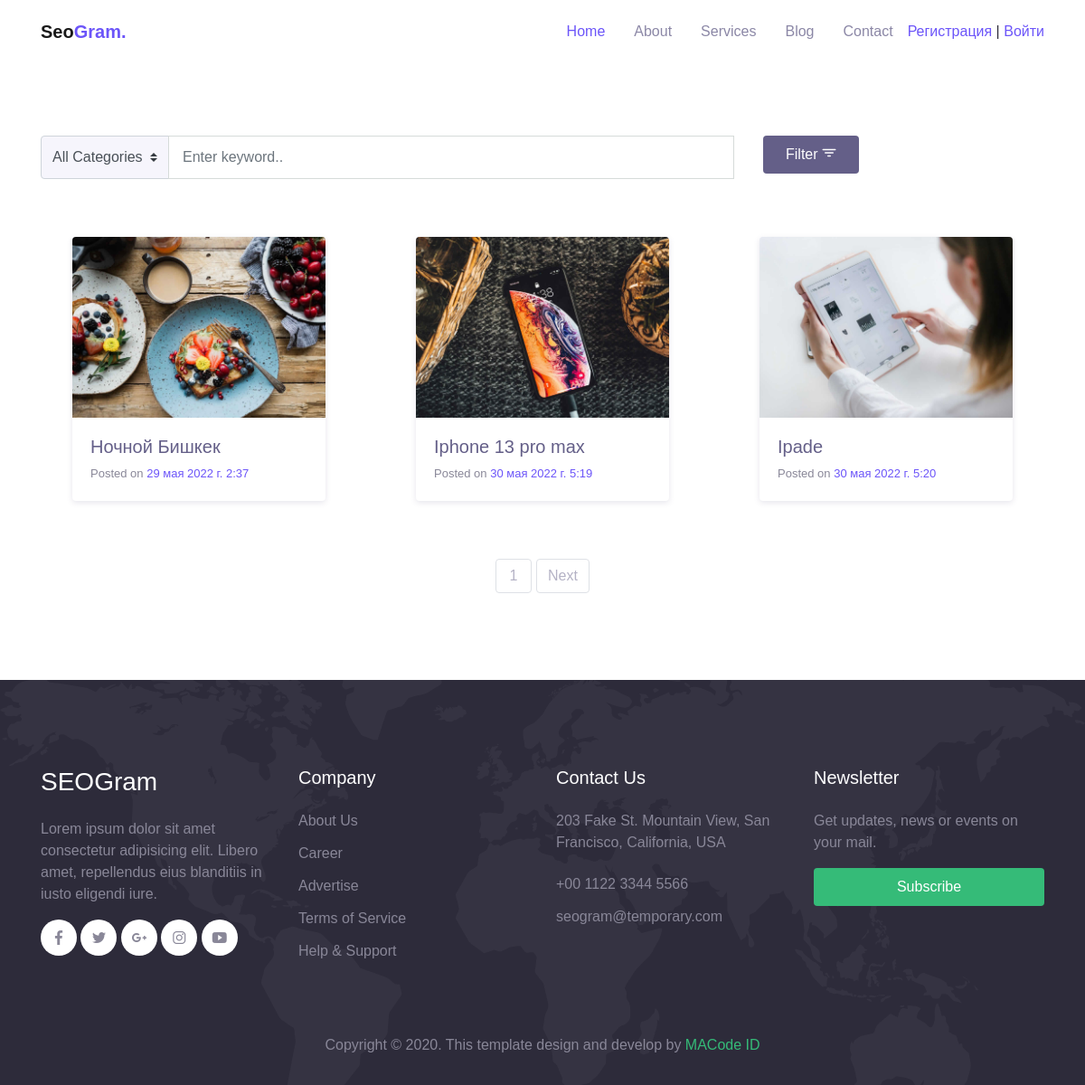
Screenshot of /blog/ with the database file from the repository.
### app/models.py (models this page shows, shortened)
class News(models.Model):
    CHOICES = (
        ('Travel', 'Travel'),
        ('LifeStyle', 'LifeStyle'),
        ('Healthy', 'Healthy'),
        ('Food', 'Food'))
    title = models.CharField(max_length=255)
    content = models.TextField(blank=True)
    image = models.FileField(upload_to='media/%Y/%m/%d', blank=True)
    created = models.DateTimeField(auto_now_add=True)
    view_post = models.IntegerField(blank=True, default='0')
    choice = models.CharField(max_length=255, choices=CHOICES)
    author = models.CharField(max_length=255)
    like = models.IntegerField(default='0')
    tags = models.CharField(max_length=255, blank=True)
    class Meta:
        verbose_name_plural = "Новости"

### app/views.py (the view)
# urls.py: path('blog/', blog, name='blog'),
def blog(request):
    search_post = request.GET.get('query')
    category_post = request.GET.get('categories')
    if category_post in (None, 'AllCategories') and search_post in (None, ''):
        posts = News.objects.all()
    elif search_post != '':
        if search_post.isdigit():
            posts =  News.objects.filter(created__year=search_post)
        else:
            posts = News.objects.filter(title=search_post)
    else:
        posts = News.objects.filter(choice=category_post)
    bl_paginator = Paginator(posts, 3)
    page_num = request.GET.get('page')
    page = bl_paginator.get_page(page_num)
    context = {
        'posts': posts,
        'page': page,
        'count': bl_paginator.count
    }
    return render(request, 'blog.html', context=context)

### app/templates/blog.html (shortened to what this page needs)
{% extends 'base.html' %}
{% load static %}
{% block content %}
  <div class="page-section">
    <div class="container">
      <div class="row">
        <div class="col-sm-10">
          <form method="GET" action="#" class="form-search-blog">
            <div class="input-group">
              <div class="input-group-prepend">
                <select name="categories" class="custom-select bg-light">
                  <option value="AllCategories">All Categories</option>
                </select>
              </div>
              <input name="query" type="text" class="form-control" placeholder="Enter keyword..">
              <div class="col-sm-2 text-sm-right">
                <button type="submit" class="btn btn-secondary">Filter <span class="mai-filter"></span></button>
              </div>
            </div>
          </form>
        </div>
      </div>
      <div class="row my-5">
        {%for post in page.object_list%}
        <div class="col-lg-4 py-3">
          <div class="card-blog">
            <div class="header">
              <div class="post-thumb">
                <a href="{% url 'blog_details' post.pk %}"><img src="{{ post.image.url }}" alt=""></a>
              </div>
            </div>
            <div class="body">
              <h5 class="post-title"><a href="{% url 'blog_details' post.pk %}">{{ post.title }}</a></h5>
              <div class="post-date">Posted on <a href="{% url 'blog_details' post.pk %}">{{ post.created }}</a></div>
            </div>
          </div>
        </div>
        {% endfor %}
      </div>
      <nav aria-label="Page Navigation">
        <ul class="pagination justify-content-center">
          <li class="page-item"><a class="page-link" href="#">{{page.number}}</a></li>
          {%if page.has_next%}
          <li class="page-item">
            <a class="page-link" href="{%url 'blog' %}?page={{page.next_page_number}}">Next</a>
          </li>
          {% endif %}
        </ul>
      </nav>
    </div>
  </div>
{% endblock %}

### app/static/css/theme.css (style rules this page uses)
:root { --primary: #6C55F9; --accent: #FF3D85; --secondary: #645F88; --success: #35bb78; --info: #05B4E1; --warning: #FAC14D; --danger: #FF4943; --grey: #B4B2C5; --dark: #2D2B3A; --light: #F6F5FC; }
body { font-family: "Work Sans", sans-serif; line-height: 1.5; color: #2D2B3A; }
a { color: #6C55F9; text-decoration: none; background-color: transparent; }
.bg-light { background-color: #F6F5FC !important; }
.btn-secondary { color: #fff; background-color: #645F88; border-color: transparent; }
.btn { padding: 8px 24px; }
.form-control { padding: 8px 15px; height: calc(1.5em + 1.375rem + 2px); border-color: #d6dbd9; }
.custom-select { height: calc(1.5em + 1.375rem + 2px); }
.page-link { margin-left: 5px; min-width: 40px; color: #B4B2C5; border: 1px solid #dee1e6; text-align: center; border-radius: 4px; }
.page-section { position: relative; padding-top: 80px; padding-bottom: 80px; color: #898798; overflow: hidden; }
.card-blog { display: block; margin: 0 auto; max-width: 280px; border-radius: 4px; box-shadow: 0 2px 6px rgba(100, 95, 136, 0.16); overflow: hidden; }
.card-blog .header { background-color: #F6F5FC; }
.card-blog .header .post-thumb { position: relative; display: block; width: 100%; height: 200px; overflow: hidden; }
.card-blog .header .post-thumb img { width: auto; height: 100%; }
.card-blog .body { padding: 20px; }
.card-blog .post-title a { color: #645F88; transition: color .2s ease; }
.card-blog .post-date { font-size: 13px; }
.form-search-blog .custom-select { border-top-right-radius: 0; border-bottom-right-radius: 0; }

### rows the page displays
News: image (picture), title "Ночной Бишкек", created "29 мая 2022 г. 2:37"
News: image (picture), title "Iphone 13 pro max", created "30 мая 2022 г. 5:19"
News: image (picture), title "Ipade", created "30 мая 2022 г. 5:20"

### other values shown
{{ page.number }} "1"
